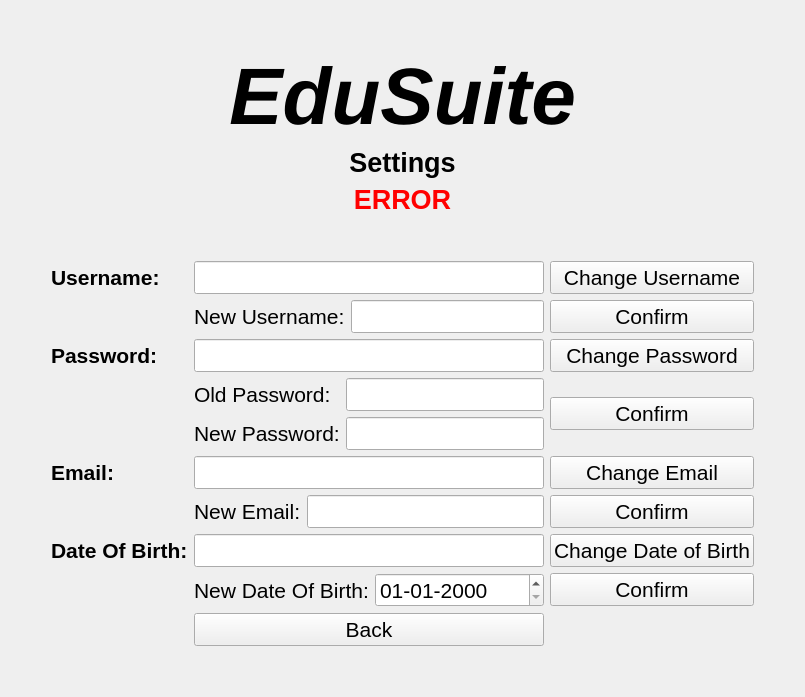
         <widget class="QWidget" name="guif_settings">
          <layout class="QGridLayout" name="gridLayout_12">
           <item row="0" column="1">
            <spacer name="verticalSpacer_16">
             <property name="orientation">
              <enum>Qt::Vertical</enum>
             </property>
             <property name="sizeHint" stdset="0">
              <size>
               <width>20</width>
               <height>40</height>
              </size>
             </property>
            </spacer>
           </item>
           <item row="2" column="1">
            <spacer name="verticalSpacer_17">
             <property name="orientation">
              <enum>Qt::Vertical</enum>
             </property>
             <property name="sizeHint" stdset="0">
              <size>
               <width>20</width>
               <height>40</height>
              </size>
             </property>
            </spacer>
           </item>
           <item row="1" column="0">
            <spacer name="horizontalSpacer_25">
             <property name="orientation">
              <enum>Qt::Horizontal</enum>
             </property>
             <property name="sizeHint" stdset="0">
              <size>
               <width>40</width>
               <height>20</height>
              </size>
             </property>
            </spacer>
           </item>
           <item row="1" column="1">
            <layout class="QGridLayout" name="gridLayout_8">
             <item row="3" column="0">
              <spacer name="verticalSpacer_12">
               <property name="orientation">
                <enum>Qt::Vertical</enum>
               </property>
               <property name="sizeType">
                <enum>QSizePolicy::Fixed</enum>
               </property>
               <property name="sizeHint" stdset="0">
                <size>
                 <width>20</width>
                 <height>40</height>
                </size>
               </property>
              </spacer>
             </item>
             <item row="2" column="0">
              <widget class="QLabel" name="guif_set_label_error">
               <property name="font">
                <font>
                 <pointsize>20</pointsize>
                 <weight>75</weight>
                 <bold>true</bold>
                </font>
               </property>
               <property name="styleSheet">
                <string notr="true">color: rgb(255, 0, 0);</string>
               </property>
               <property name="text">
                <string>ERROR</string>
               </property>
               <property name="alignment">
                <set>Qt::AlignCenter</set>
               </property>
              </widget>
             </item>
             <item row="0" column="0">
              <widget class="QLabel" name="guif_set_title">
               <property name="font">
                <font>
                 <pointsize>60</pointsize>
                 <weight>75</weight>
                 <italic>true</italic>
                 <bold>true</bold>
                </font>
               </property>
               <property name="text">
                <string>EduSuite</string>
               </property>
               <property name="alignment">
                <set>Qt::AlignCenter</set>
               </property>
              </widget>
             </item>
             <item row="1" column="0">
              <widget class="QLabel" name="guif_set_title_set">
               <property name="font">
                <font>
                 <pointsize>20</pointsize>
                 <weight>75</weight>
                 <italic>false</italic>
                 <bold>true</bold>
                </font>
               </property>
               <property name="text">
                <string>Settings</string>
               </property>
               <property name="alignment">
                <set>Qt::AlignCenter</set>
               </property>
              </widget>
             </item>
             <item row="4" column="0">
              <layout class="QHBoxLayout" name="horizontalLayout_5">
               <item>
                <layout class="QGridLayout" name="gridLayout_9">
                 <item row="5" column="2">
                  <widget class="QPushButton" name="guif_set_btn_confirm_email">
                   <property name="font">
                    <font>
                     <pointsize>16</pointsize>
                    </font>
                   </property>
                   <property name="text">
                    <string>Confirm</string>
                   </property>
                  </widget>
                 </item>
                 <item row="1" column="2">
                  <widget class="QPushButton" name="guif_set_btn_confirm_user">
                   <property name="font">
                    <font>
                     <pointsize>16</pointsize>
                    </font>
                   </property>
                   <property name="text">
                    <string>Confirm</string>
                   </property>
                  </widget>
                 </item>
                 <item row="2" column="0">
                  <widget class="QLabel" name="guif_set_label_pass">
                   <property name="font">
                    <font>
                     <pointsize>16</pointsize>
                     <weight>75</weight>
                     <bold>true</bold>
                    </font>
                   </property>
                   <property name="text">
                    <string>Password:</string>
                   </property>
                  </widget>
                 </item>
                 <item row="2" column="2">
                  <widget class="QPushButton" name="guif_set_btn_changepass">
                   <property name="font">
                    <font>
                     <pointsize>16</pointsize>
                    </font>
                   </property>
                   <property name="text">
                    <string>Change Password</string>
                   </property>
                  </widget>
                 </item>
                 <item row="6" column="0">
                  <widget class="QLabel" name="guif_set_label_dob">
                   <property name="font">
                    <font>
                     <pointsize>16</pointsize>
                     <weight>75</weight>
                     <bold>true</bold>
                    </font>
                   </property>
                   <property name="text">
                    <string>Date Of Birth:</string>
                   </property>
                  </widget>
                 </item>
                 <item row="6" column="1">
                  <widget class="QLineEdit" name="guif_set_edit_dob">
                   <property name="font">
                    <font>
                     <pointsize>16</pointsize>
                    </font>
                   </property>
                   <property name="readOnly">
                    <bool>true</bool>
                   </property>
                  </widget>
                 </item>
                 <item row="6" column="2">
                  <widget class="QPushButton" name="guif_set_btn_changedob">
                   <property name="font">
                    <font>
                     <pointsize>16</pointsize>
                    </font>
                   </property>
                   <property name="text">
                    <string>Change Date of Birth</string>
                   </property>
                  </widget>
                 </item>
                 <item row="0" column="0">
                  <widget class="QLabel" name="guif_set_label_user">
                   <property name="font">
                    <font>
                     <pointsize>16</pointsize>
                     <weight>75</weight>
                     <bold>true</bold>
                    </font>
                   </property>
                   <property name="text">
                    <string>Username:</string>
                   </property>
                  </widget>
                 </item>
                 <item row="0" column="2">
                  <widget class="QPushButton" name="guif_set_btn_changeuser">
                   <property name="font">
                    <font>
                     <pointsize>16</pointsize>
                    </font>
                   </property>
                   <property name="text">
                    <string>Change Username</string>
                   </property>
                  </widget>
                 </item>
                 <item row="2" column="1">
                  <widget class="QLineEdit" name="guif_set_edit_pass">
                   <property name="font">
                    <font>
                     <pointsize>16</pointsize>
                    </font>
                   </property>
                   <property name="readOnly">
                    <bool>true</bool>
                   </property>
                  </widget>
                 </item>
                 <item row="4" column="2">
                  <widget class="QPushButton" name="guif_set_btn_changeemail">
                   <property name="font">
                    <font>
                     <pointsize>16</pointsize>
                    </font>
                   </property>
                   <property name="text">
                    <string>Change Email</string>
                   </property>
                  </widget>
                 </item>
                 <item row="4" column="1">
                  <widget class="QLineEdit" name="guif_set_edit_email">
                   <property name="font">
                    <font>
                     <pointsize>16</pointsize>
                    </font>
                   </property>
                   <property name="readOnly">
                    <bool>true</bool>
                   </property>
                  </widget>
                 </item>
                 <item row="4" column="0">
                  <widget class="QLabel" name="guif_set_label_email">
                   <property name="font">
                    <font>
                     <pointsize>16</pointsize>
                     <weight>75</weight>
                     <bold>true</bold>
                    </font>
                   </property>
                   <property name="text">
                    <string>Email:</string>
                   </property>
                  </widget>
                 </item>
                 <item row="0" column="1">
                  <widget class="QLineEdit" name="guif_set_edit_user">
                   <property name="font">
                    <font>
                     <pointsize>16</pointsize>
                    </font>
                   </property>
                   <property name="readOnly">
                    <bool>true</bool>
                   </property>
                  </widget>
                 </item>
                 <item row="7" column="2">
                  <widget class="QPushButton" name="guif_set_btn_confirm_dob">
                   <property name="font">
                    <font>
                     <pointsize>16</pointsize>
                    </font>
                   </property>
                   <property name="text">
                    <string>Confirm</string>
                   </property>
                  </widget>
                 </item>
                 <item row="3" column="1">
                  <layout class="QHBoxLayout" name="guif_set_lay_newpass">
                   <item>
                    <layout class="QGridLayout" name="gridLayout_11">
                     <item row="0" column="0">
                      <widget class="QLabel" name="guif_set_label_oldpass">
                       <property name="font">
                        <font>
                         <pointsize>16</pointsize>
                        </font>
                       </property>
                       <property name="text">
                        <string>Old Password:</string>
                       </property>
                      </widget>
                     </item>
                     <item row="0" column="1">
                      <widget class="QLineEdit" name="guif_set_edit_oldpass">
                       <property name="font">
                        <font>
                         <pointsize>16</pointsize>
                        </font>
                       </property>
                      </widget>
                     </item>
                     <item row="1" column="0">
                      <widget class="QLabel" name="guif_set_label_newpass">
                       <property name="font">
                        <font>
                         <pointsize>16</pointsize>
                        </font>
                       </property>
                       <property name="text">
                        <string>New Password:</string>
                       </property>
                      </widget>
                     </item>
                     <item row="1" column="1">
                      <widget class="QLineEdit" name="guif_set_edit_newpass">
                       <property name="font">
                        <font>
                         <pointsize>16</pointsize>
                        </font>
                       </property>
                      </widget>
                     </item>
                    </layout>
                   </item>
                  </layout>
                 </item>
                 <item row="1" column="1">
                  <layout class="QHBoxLayout" name="guif_set_lay_newuser">
                   <item>
                    <widget class="QLabel" name="guif_set_label_newuser">
                     <property name="font">
                      <font>
                       <pointsize>16</pointsize>
                       <weight>50</weight>
                       <bold>false</bold>
                      </font>
                     </property>
                     <property name="text">
                      <string>New Username:</string>
                     </property>
                    </widget>
                   </item>
                   <item>
                    <widget class="QLineEdit" name="guif_set_edit_newuser">
                     <property name="font">
                      <font>
                       <pointsize>16</pointsize>
                      </font>
                     </property>
                    </widget>
                   </item>
                  </layout>
                 </item>
                 <item row="3" column="2">
                  <layout class="QVBoxLayout" name="verticalLayout">
                   <item>
                    <widget class="QPushButton" name="guif_set_btn_confirm_pass">
                     <property name="font">
                      <font>
                       <pointsize>16</pointsize>
                      </font>
                     </property>
                     <property name="text">
                      <string>Confirm</string>
                     </property>
                    </widget>
                   </item>
                  </layout>
                 </item>
                 <item row="7" column="1">
                  <layout class="QHBoxLayout" name="guif_set_lay_newdob">
                   <item>
                    <widget class="QLabel" name="guif_set_label_newdob">
                     <property name="font">
                      <font>
                       <pointsize>16</pointsize>
                      </font>
                     </property>
                     <property name="text">
                      <string>New Date Of Birth:</string>
                     </property>
                    </widget>
                   </item>
                   <item>
                    <widget class="QDateEdit" name="guif_set_edit_newdob">
                     <property name="font">
                      <font>
                       <pointsize>16</pointsize>
                      </font>
                     </property>
                     <property name="displayFormat">
                      <string>dd-MM-yyyy</string>
                     </property>
                    </widget>
                   </item>
                  </layout>
                 </item>
                 <item row="5" column="1">
                  <layout class="QHBoxLayout" name="guif_set_lay_newemail">
                   <item>
                    <widget class="QLabel" name="guif_set_label_newemail">
                     <property name="font">
                      <font>
                       <pointsize>16</pointsize>
                      </font>
                     </property>
                     <property name="text">
                      <string>New Email:</string>
                     </property>
                    </widget>
                   </item>
                   <item>
                    <widget class="QLineEdit" name="guif_set_edit_newemail">
                     <property name="font">
                      <font>
                       <pointsize>16</pointsize>
                      </font>
                     </property>
                    </widget>
                   </item>
                  </layout>
                 </item>
                 <item row="8" column="1">
                  <widget class="QPushButton" name="guif_set_btn_back">
                   <property name="font">
                    <font>
                     <pointsize>16</pointsize>
                    </font>
                   </property>
                   <property name="text">
                    <string>Back</string>
                   </property>
                  </widget>
                 </item>
                </layout>
               </item>
              </layout>
             </item>
            </layout>
           </item>
           <item row="1" column="2">
            <spacer name="horizontalSpacer_26">
             <property name="orientation">
              <enum>Qt::Horizontal</enum>
             </property>
             <property name="sizeHint" stdset="0">
              <size>
               <width>40</width>
               <height>20</height>
              </size>
             </property>
            </spacer>
           </item>
          </layout>
         </widget>
